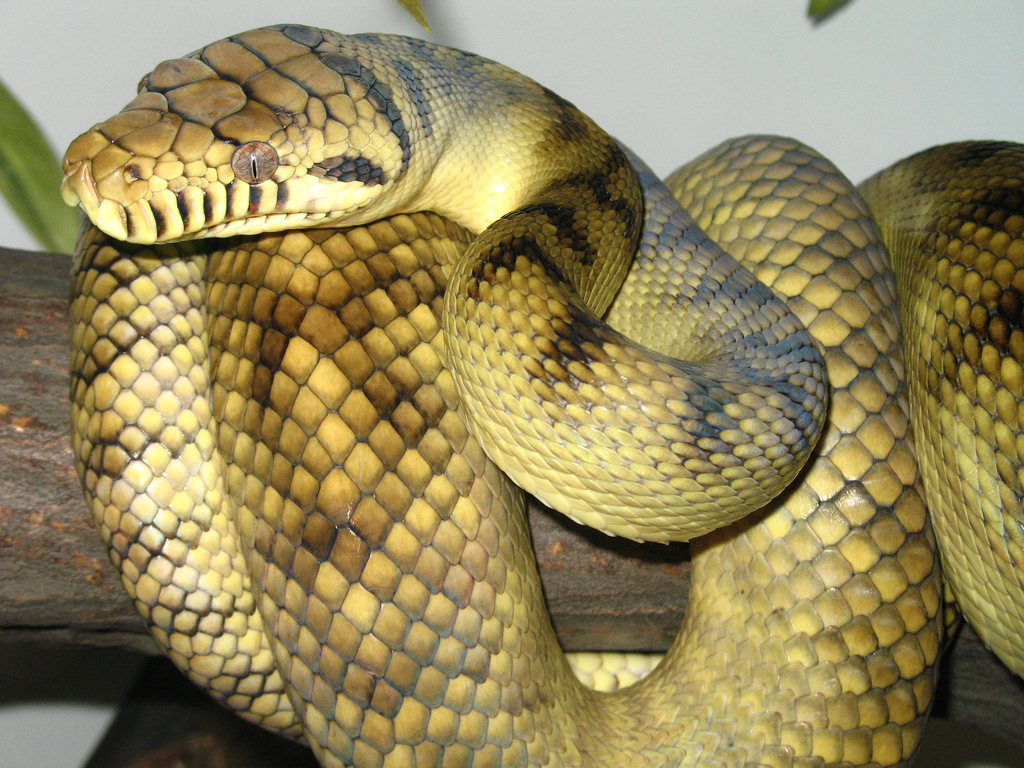
#> input picture notebooks/python.jpg, 1024 x 768 px
$ jupyter execute --allow-errors The-python-ecosystem.ipynb
#> lines starting #> are read from the running program, lines starting #| are printed output that depends on the picture
# The Python Ecosystem: pypi, easy_install, pip
The python package index ("pypi", or "the cheeseshop") includes more than 50,000 packages created by the community: https://pypi.python.org/pypi

There is also ranking: http://pypi-ranking.info/week

To install them, we use the command line pip package manager.
pip is bundled with python 2.7.9 and above. (Refer to the installation instructions to install pip on older versions of python.)

pip can be now used to install packages found online on pypi, for example:
`pip3 install requests`
The packages are installed under lib/site-packages under your python directory.

pip handles packge dependency management. To view a list of installed packages type:
`pip3 freeze`

pip can also uninstall packages:
`pip3 uninstall requests`

Use the following to dump the list of all installed packages and versions to a file:
`pip3 freeze > requirements.txt`

To install all packages listed in the file (probably on a different machine) use:
`pip3 install -r requirements.txt`

### Requests package Exercise!
#### Get my IP
Use [requests](http://docs.python-requests.org/en/latest/) to show your IP as seen by websites from http://curlmyip.com/

[cell 1]
import requests

#> (the rest of this cell did not finish here and is left out)

#### What is the weather?
Use requests to get the weather into a python dictionary: http://api.openweathermap.org/data/2.5/weather?q=benebrak,IL

Lookout, you will recieve the response in a `JSON` format, how do you work with it?

Display:
- Current weather in BeniBrak
- Length of day, from sunrise to sunset in this format (h:m:s -> 5:9:13). Round the mili-secondes to it's closest secondes.

#### Earthquakes!
The following geojson feed returns the list of recent earthquakes: http://earthquake.usgs.gov/earthquakes/feed/v1.0/summary/4.5_day.geojson (see [more information](http://earthquake.usgs.gov/earthquakes/feed/v1.0/geojson.php))

Using the feed, display the list of 10 earthquakes closest to Israel, showing their distance, magnitude and how long ago they happend.

### Image manipulation

`Pillow` is a library for manipulating images in python. It is a fork of `PIL`, which is not really maintained. To achieve high performance, `PIL/pillow` is an extension module, written in C.

Install:
`sudo apt-get install python3-imaging`

#### Working with pillow
Will use a [Python](python.jpg) (snake) image for our demostration.

[cell 2]
from IPython.display import Image as display
display('python.jpg')

To load an image to memory:

[cell 3]
from PIL import Image
im = Image.open("python.jpg")
#> im is the input picture: PIL image 1024x768 RGB; mean R, G, B 148.3, 135.8, 93.3
print(im.size, im.mode, im.format)
#| (1024, 768) RGB JPEG

Extract a piece out of it and resize it:

[cell 4]
region = im.crop((100, 100, 200, 200))
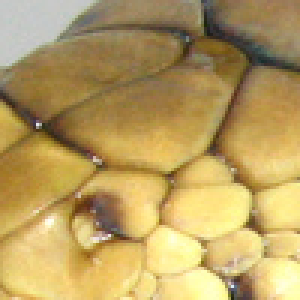
#> region: PIL image 100x100 RGB (shown 3 times larger); mean R, G, B 184.5, 158.1, 96.5
region = region.resize((400, 600))
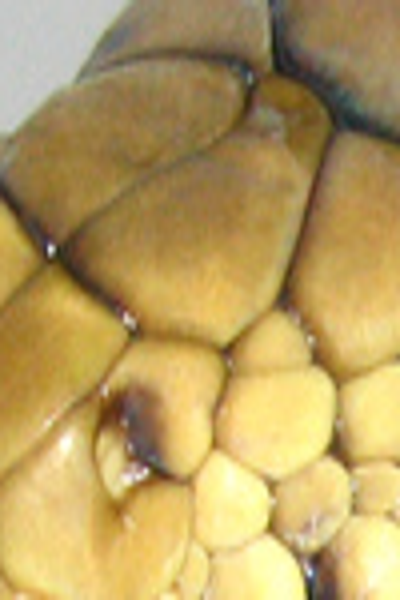
#> region: PIL image 400x600 RGB; mean R, G, B 184.5, 158.1, 96.5

To create a new empty image in memory, paste stufff into it and save it to a new file:

[cell 5]
new_image = Image.new('RGBA', (800, 600))
#> new_image: PIL image 800x600 RGBA; every value is 0
new_image.paste(region, (0, 0, 400, 600))
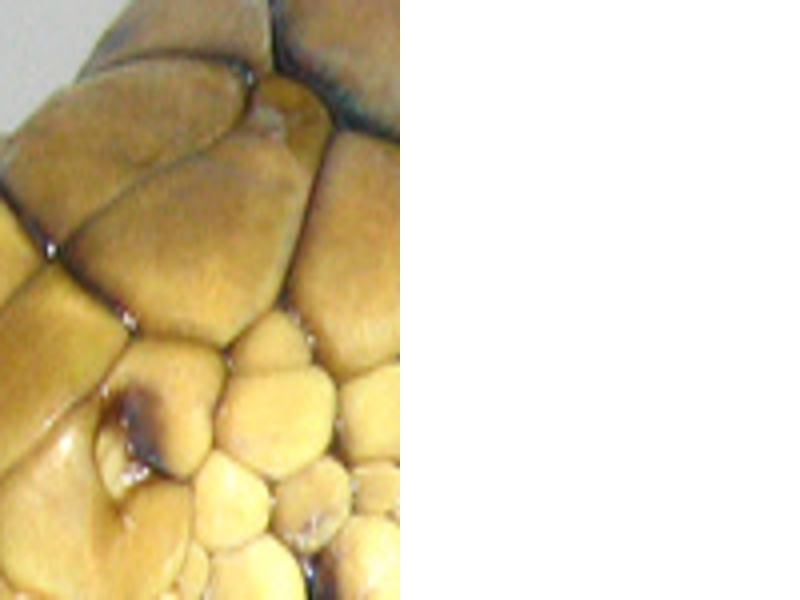
#> new_image: PIL image 800x600 RGBA; mean R, G, B, A 92.2, 79.1, 48.3, 127.5; transparent parts drawn white
new_image.paste(region, (400, 0, 800, 600))
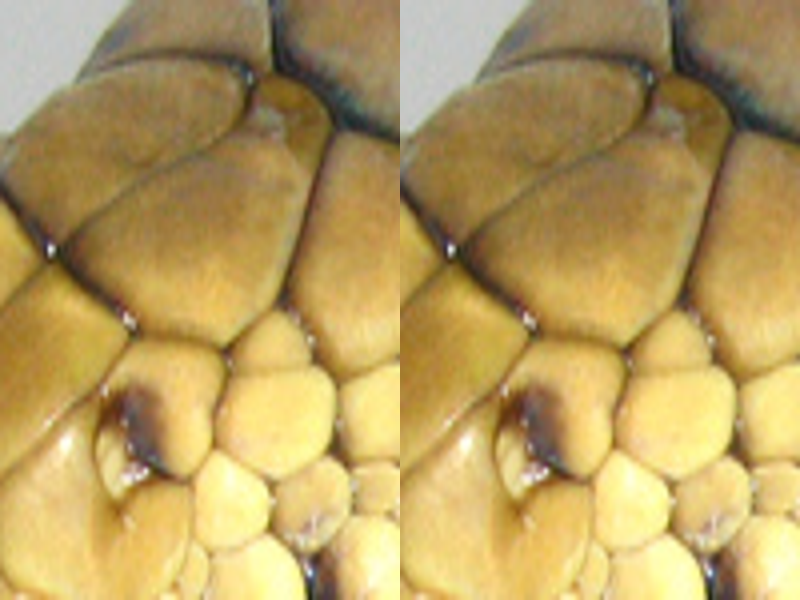
#> new_image: PIL image 800x600 RGBA; mean R, G, B, A 184.5, 158.1, 96.5, 255
new_image.save('new.jpg')
display(filename='new.jpg')
